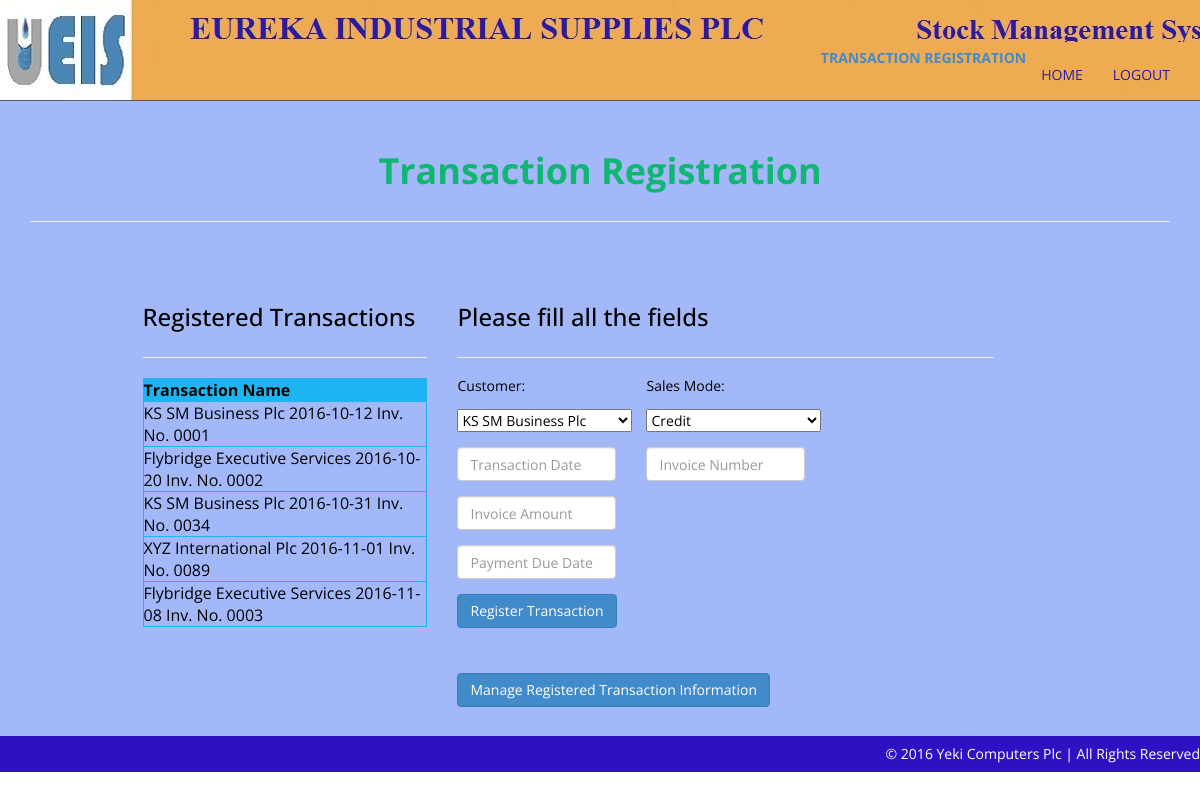
The app's page /eurekastock/Sales/transaction.php with its own data.
### tables this page shows
CREATE TABLE IF NOT EXISTS `transaction` (
  `TransactionId` int(11) NOT NULL AUTO_INCREMENT,
  `CustomerId` int(11) NOT NULL,
  `TransactionDate` date NOT NULL,
  `InvoiceNo` varchar(10) NOT NULL,
  `InvoiceAmount` decimal(10,2) NOT NULL,
  `SalesMode` varchar(10) NOT NULL DEFAULT 'Credit',
  `DueDate` date NOT NULL,
  `TransactionName` varchar(100) NOT NULL,
  PRIMARY KEY (`TransactionId`)
);

### eurekastock/Sales/transaction.php (the view, shortened to what this page needs)
<html lang="en">
<head>
    <link href="assets/css/bootstrap.css" rel="stylesheet" />
    <link href="assets/css/font-awesome.min.css" rel="stylesheet" />
    <link href="assets/css/style.css" rel="stylesheet" />
</head>
<body>
</head>
<body>
    <div class="navbar navbar-inverse navbar-fixed-top">
        <div class="container">
            <div class="navbar-header">
                <a class="navbar-brand" href="#">&nbsp;&nbsp;&nbsp;&nbsp;&nbsp;&nbsp;&nbsp;&nbsp;&nbsp;&nbsp;&nbsp;&nbsp;&nbsp;&nbsp;&nbsp;&nbsp;&nbsp;&nbsp;&nbsp;&nbsp;
                                                 &nbsp;&nbsp;&nbsp;&nbsp;&nbsp;&nbsp;&nbsp;&nbsp;&nbsp;&nbsp;&nbsp;&nbsp;&nbsp;&nbsp;&nbsp;&nbsp;</a>
            </div>
            <div class="navbar-collapse collapse">
                <ul class="nav navbar-nav navbar-right">
		    <li><strong><a href="transaction.php">TRANSACTION REGISTRATION</a></strong></li>
                    <li><a href="index.php">HOME</a></li>
                    <li><a href="logout.php">LOGOUT</a></li>
                </ul>
            </div>
        </div>
    </div>
    <div id="about-section">
        <div class="container" >
            <div class="row main-top-margin text-center" data-scrollreveal="enter top and move 100px, wait 0.3s">
                <div class="col-md-8 col-md-offset-2 ">
                   <h1>Transaction Registration</h1>
                </div>
            </div>
             <hr />
            <div class="row main-low-margin" >
                <div class="col-md-10  col-md-offset-1 ">
              <div class="col-md-4 col-sm-4" data-scrollreveal="enter left and move 100px, wait 0.8s">
                    <h3>Registered Transactions</h3>
                        <hr />
	      <div style="overflow:scroll; width:100%;height:290px" >
        <table width="100%" border="0" cellspacing="0" cellpadding="0" align="center">
        <tr>
          <td>
          <table width="100%" border="1" bordercolor="#1CB5F1" >
<tr>
<th bgcolor="#1CB5F1" ><div align="left" ><strong>Transaction Name&nbsp;&nbsp;</strong></div></th>
</tr>
<?php
include_once("eurekastock.php");
$sql = "select * from transaction ORDER BY transaction.TransactionDate";
$result = mysqli_query($con,$sql) or die(mysqli_error($con));
while($row = mysqli_fetch_array($result))
{
$TransactionName=$row['TransactionName'];
?>
<tr>
<td><div align="left"><?php echo $TransactionName;?></div></td>
</tr>
<?php
}
?>
</table>
          </td>
        </tr>
      </table>
  </div>
                </div>
                <div class="col-md-6  " data-scrollreveal="enter right and move 100px, wait 0.4s">
			<h3>Please fill all the fields</h3>
                        <hr />
			<form id="form1" name="form1" method="post" action="RegisterTransaction.php">
			    <div class="row">
				<div class="col-md-4 ">
                                    <div class="form-group">
                                            Customer:
                                    </div>
                                    <div class="form-group">
                                        <?php
					include_once("eurekastock.php");
					$sql = "select * from customer";
					$result = mysqli_query($con,$sql);
					echo "<select style=\"width:175px\" name=\"cmbCustomer\" id=\"cmbCustomer\">";
					while($row = mysqli_fetch_array($result))
					{
                        		echo "<option value='".$row['CustomerName']."'>".$row['CustomerName']."</option>";
		        		}
					echo "</select>";
					?>
				    </div>
                                </div>
				<div class="col-md-4 ">
                                    <div class="form-group">
                                            Sales Mode:
                                    </div>
                                    <div class="form-group">
                                        <select style="width: 175px" name="cmbSalesMode" id="cmbSalesMode">
                        			   <option selected="selected">Credit</option>
						   </select>
                                    </div>
                                </div>
			    </div>
			    <div class="row">
				<div class="col-md-4">
                                    <div class="form-group">
                                        <input type="text" class="form-control" required="required"  placeholder="Transaction Date" name="txtTransactionDate" id="txtTransactionDate" onclick="ds_sh(this);" size="35">
				    </div>
                                </div>
				<div class="col-md-4">
                                    <div class="form-group">
                                        <input type="text" class="form-control" required="required" placeholder="Invoice Number" name="txtInvoice" id="txtInvoice" size="35">
				    </div>
                                </div>
                            </div>
                            <div class="row">
				<div class="col-md-4">
                                    <div class="form-group">
                                        <input type="text" class="form-control" required="required"  placeholder="Invoice Amount" name="txtInvoiceAmount" id="txtInvoiceAmount" size="35">
				    </div>
                                </div>
                            </div>
			    <div class="row">
				<div class="col-md-4">
                                    <div class="form-group">
                                        <input type="text" class="form-control" required="required" placeholder="Payment Due Date" name="txtDueDate" id="txtDueDate" onclick="ds_sh(this);" size="35">
				    </div>
                                </div>
                            </div>
                            <div class="row">
                                <div class="col-md-12 ">
                                    <div class="form-group">
                                        <button type="submit" class="btn btn-primary" name="button" id="button">Register Transaction</button>
                                    </div>
                                </div>
                            </div>
                       </form>
                        <br>
                       <form id="form2" name="form1" method="post" action="ManageTransaction.php">
                            <div class="row">
                                <div class="col-md-12 ">
                                    <div class="form-group">
                                        <button type="submit" class="btn btn-primary" name="button" id="button">Manage Registered Transaction Information</button>
                                    </div>
                                </div>
                            </div>
                       </form>
                   </div>
                </div>
            </div>
       </div>
    <div id="footer">
        <div class="container">
            <div class="row ">
                &copy; 2016 Yeki Computers Plc | All Rights Reserved
            </div>
        </div>
    </div>
</body>
</html>

### eurekastock/Sales/assets/css/style.css (style rules this page uses)
body { font-family:'Open Sans', sans-serif; font-weight: 400; font-size: 14px; color: #000; margin-top: 40px; line-height:16px; }
h1, h2, h3, h4, h5, h6 { font-family:'Open Sans', sans-serif; font-weight: 500; line-height:40px; }
h1 { color:#11B674; font-weight: 700; }
.text-center { text-align: center; }
.main-top-margin { margin-top: 75px; }
.main-low-margin { margin-top: 55px; }
a,a:hover { text-decoration:none; }
#about-section { background-color: #A3B8F8; }
.navbar { font-size: 14px; }
.navbar-inverse { background: #F0AC51 url("../img/navbar.jpg") 0 0 no-repeat; border-color: #5D5B66; }
.navbar-inverse .navbar-brand { color: #281aaf; font-weight: bolder; font-size: 25px; font-weight:900; letter-spacing: 2px; }
.navbar-inverse .navbar-nav > li > a { color: #281aaf; }
#footer { background-color: #2F11C4; color: #fff; text-align: right; padding: 10px 30px 10px 30px; }

### records on screen
transaction: TransactionName "KS SM Business Plc 2016-10-12 Inv. No. 0001"
transaction: TransactionName "Flybridge Executive Services 2016-10-20 Inv. No. 0002"
transaction: TransactionName "KS SM Business Plc 2016-10-31 Inv. No. 0034"
transaction: TransactionName "XYZ International Plc 2016-11-01 Inv. No. 0089"
transaction: TransactionName "Flybridge Executive Services 2016-11-08 Inv. No. 0003"

### other values on screen
form field cmbCustomer "KS SM Business Plc"
